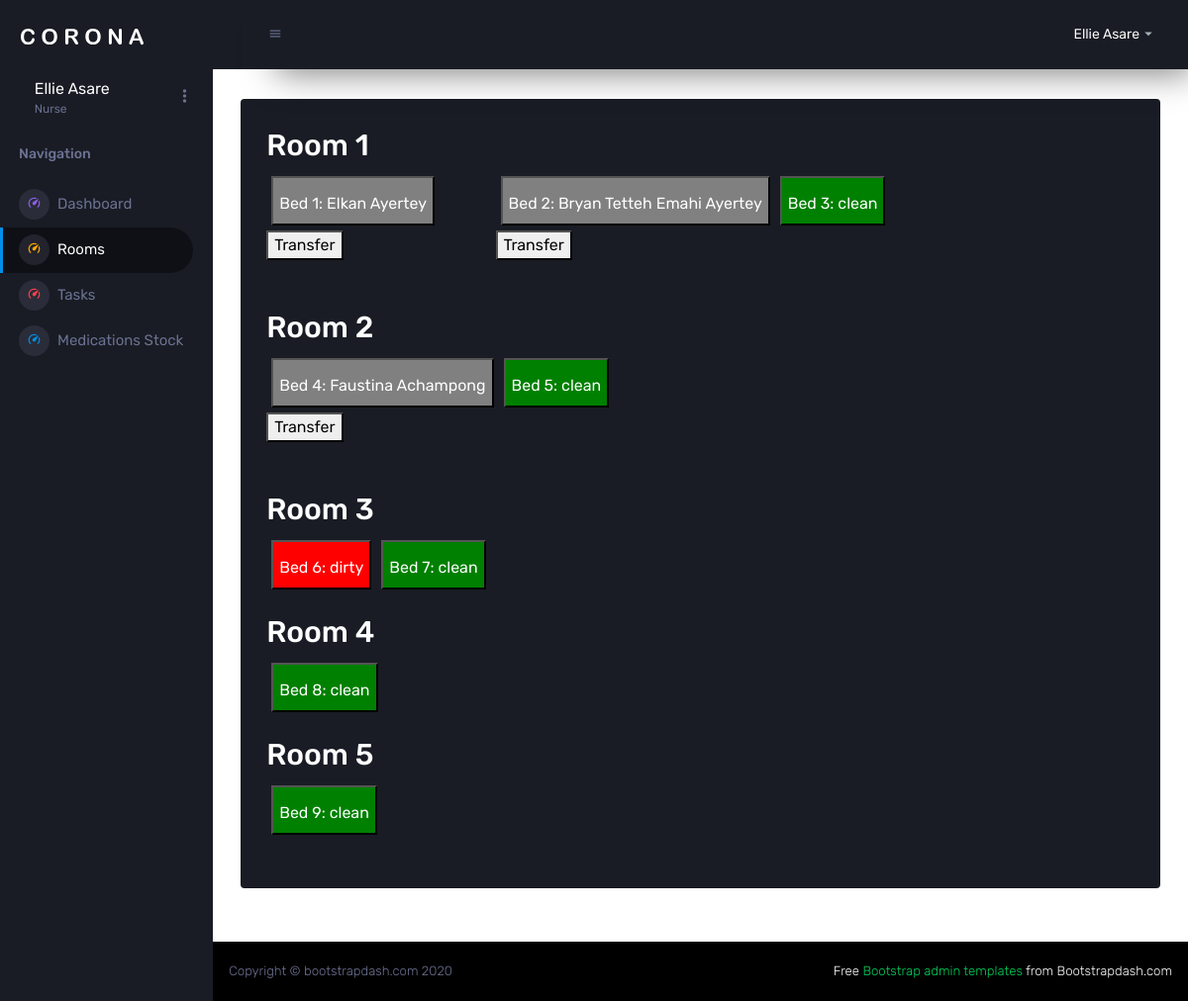
The page /pages/nurse/rooms.php (signed in) on the database as committed earlier.
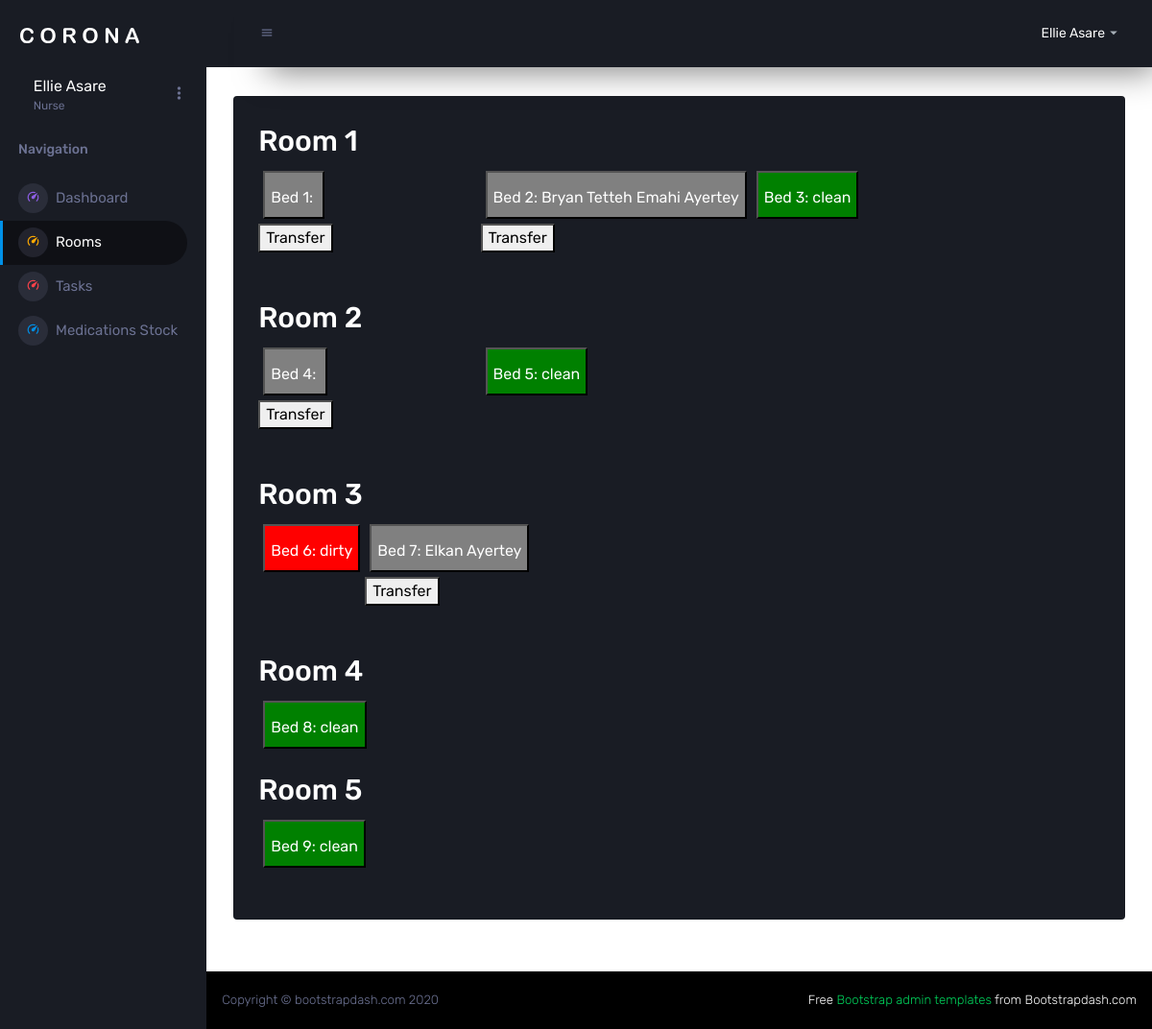
The same page on the database as committed later.
### tables this page shows
CREATE TABLE `beds` (
  `bed_id` int(11) NOT NULL,
  `room_id` int(11) NOT NULL,
  `status` enum('occupied','clean','dirty') NOT NULL
);

### pages/nurse/rooms.php (the view, shortened to what the changed rows need)
<?php
 include "../conn.php";
 $sql = "SELECT concat(Fname,' ',LName) 'Patient Name',beds.room_id, beds.bed_id,beds.status,pb.apt_id FROM `beds`
 left join (SELECT * from patients_beds WHERE end_date is null) pb
 on beds.bed_id = pb.bed_id
 LEFT join appointments on appointments.id = pb.apt_id
 Left join patient on appointments.patient_id = patient.pat_id
 order by beds.bed_id;";
 $result = $conn->query($sql);
 if ($result->num_rows > 0) {
    $bedsArray = array();
    while ($row = $result->fetch_assoc()) {
        $bedsArray[$row["room_id"]][] = array(
            "bed_id" => $row["bed_id"],
            "status" => $row["status"],
            "apt_id" =>$row["apt_id"],
            "p_name" =>$row["Patient Name"]
        );
    }
} else {
    echo "0 results";
}
?>
<!DOCTYPE html>
<html lang="en">
<head>
</head>
<body>
<!DOCTYPE html>
<html lang='en'>
  <head>
    <link rel='stylesheet' href='../../assets/vendors/mdi/css/materialdesignicons.min.css'>
    <link rel='stylesheet' href='../../assets/vendors/css/vendor.bundle.base.css'>
    <link rel='stylesheet' href='../../assets/css/style.css'>
  </head>
  <body>
  <div class='container-scroller'>
    <?php include '../nav.php';?>
  <div class='main-panel'>
        <div class='content-wrapper'>
            <div class='row '>
              <div class='col-12 grid-margin'>
                <div class='card'>
                  <div class='card-body'>
                    <?php
    for ($i=1; $i < sizeof($bedsArray)+1; $i++) {
        echo '<div class="room">';
        echo '<h2>Room ' . $i . '</h2>';
        echo '<div class="beds">';
        foreach ($bedsArray[$i] as $bed) {
            $statusClass = $bed['status'] === 'occupied' ? $bed["p_name"]: ($bed['status'] === 'clean' ? 'clean' : 'dirty');
            echo '<div>';
            if($statusClass ==$bed["p_name"]){
                echo " <form action= 'viewpatient.php' method='post'>";
            }else{
                echo " <form action= 'rooms.php' method='post'>";
            }
            echo "<input type ='submit' class='bed ".$bed['status']."' value = 'Bed ".$bed['bed_id'].": $statusClass'>";
            echo "</form>";
            if($statusClass == $bed["p_name"]){
                echo "<button onclick='openOption(".$bed['bed_id'].")'>Transfer</button>";
                echo "<form action= 'rooms.php' method='post'>";
                    echo "</form>";
                    echo "</div>";
            }
            echo '</div>';
        }
        echo '</div>';
        echo '</div>';
    }?>
                  </div>
                </div>
              </div>
            </div>
</body>
</html>

### pages/nav.php (shortened to what the changed rows need)
<?php
  $nav=[];
  if(isset($_SESSION["user"])){
  if ($_SESSION["user"][1]=="Nurse") {
    $nav =[["../nurse/viewpatients.php","Dashboard"],
    ["../nurse/rooms.php","Rooms"],
  ["../nurse/tasks.php","Tasks"],
  ["../nurse/medstock.php","Medications Stock"]];
  }
  }else{
    echo "Test";
    header("Location: ../index.php");
  }
?>
<!DOCTYPE html>
<html lang="en">
<head>
<head>
    <link rel="stylesheet" href="../../assets/vendors/mdi/css/materialdesignicons.min.css">
    <link rel="stylesheet" href="../../assets/vendors/css/vendor.bundle.base.css">
    <link rel="stylesheet" href="../../assets/css/style.css">
</head>
<body>
  <nav class="sidebar sidebar-offcanvas" id="sidebar">
    <ul class="nav">
      <?php
    for ($i=0; $i < count($nav); $i++) {
      echo "
      <li class='nav-item menu-items'>
        <a class='nav-link' href='".$nav[$i][0]."'>
          <span class='menu-icon'>
            <i class='mdi mdi-speedometer'></i>
          </span>
          <span class='menu-title'>".$nav[$i][1]."</span>
        </a>
      </li>";
    }
  ?>
  </nav>
</body>
</html>

Rows that differ between the two databases and show on the page:
no longer on this page (row unchanged): beds: bed_id "Bed 1: Elkan Ayertey"
computed for beds: bed_id "Bed 4: Faustina Achampong" → "Bed 4:"
changed beds: status "clean" → "occupied" (drawn); bed_id "Bed 7: clean" → "Bed 7: Elkan Ayertey"
Other text that changed with them:
new list line: "Bed 1: Transfer"
new list line: "Transfer"
